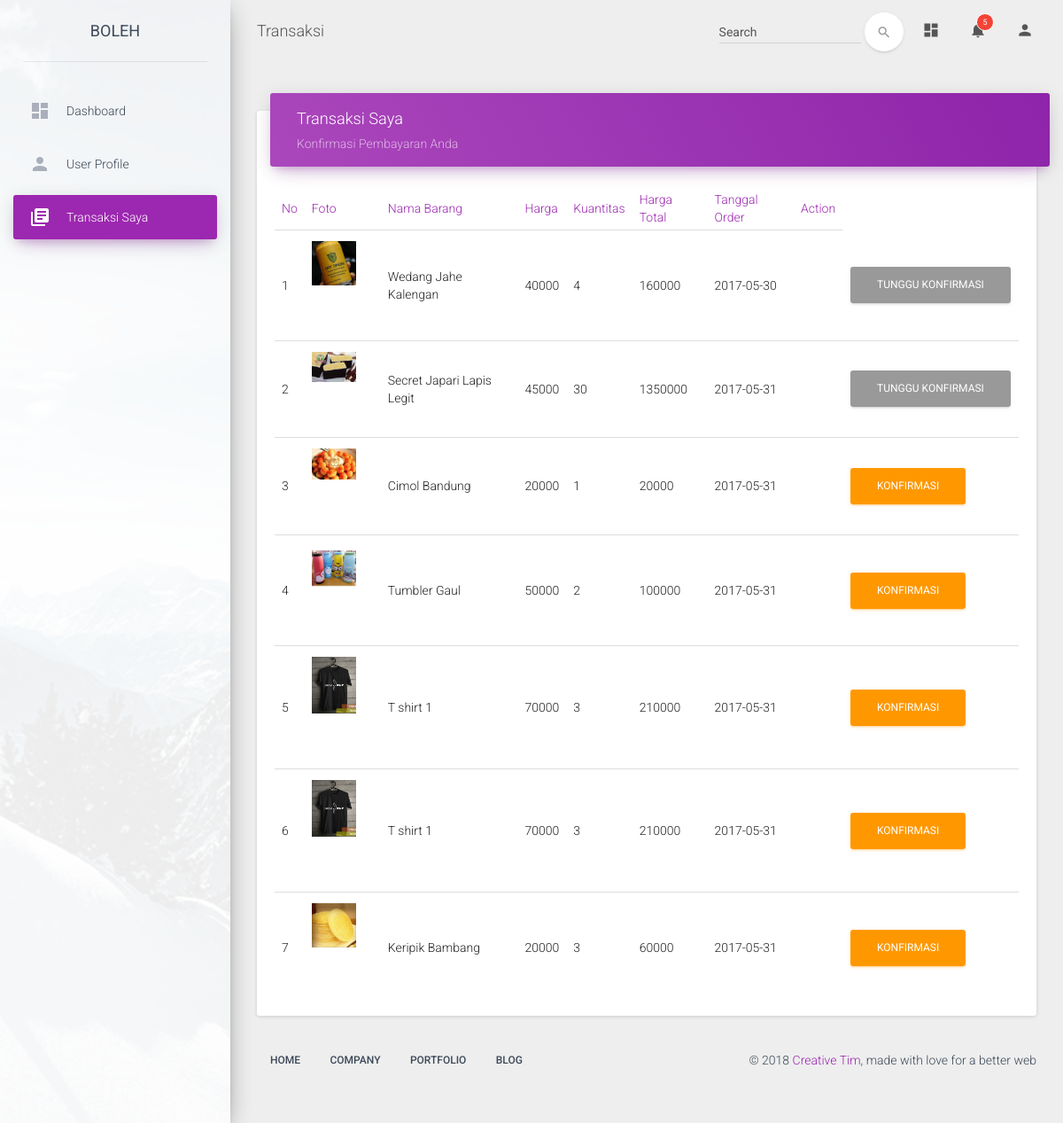
The page /dashboard/src/transaction.php (signed in) on the database its author committed.
### tables this page shows
CREATE TABLE `orders` (
  `id_order` int(11) NOT NULL,
  `order_total` int(11) NOT NULL,
  `price_total` int(11) NOT NULL,
  `order_date` date DEFAULT NULL,
  `id_user` int(11) NOT NULL,
  `id_item` int(11) NOT NULL,
  `paid` int(3) NOT NULL DEFAULT '0',
  `pic` varchar(255) DEFAULT NULL
);

CREATE TABLE `items` (
  `id_item` int(11) NOT NULL,
  `item_name` varchar(100) NOT NULL,
  `price` int(25) NOT NULL,
  `type` int(11) NOT NULL,
  `pic` varchar(100) NOT NULL,
  `description` text NOT NULL
);

### dashboard/src/transaction.php (the view, shortened to what this page needs)
<?php
include "config.php";
$id = $_SESSION['user'];
 ?>
<!doctype html>
<html lang="en">
<head>
    <link href="../assets/css/bootstrap.min.css" rel="stylesheet" />
    <link href="../assets/css/material-dashboard.css" rel="stylesheet"/>
    <link href="../assets/css/demo.css" rel="stylesheet" />
    <link href="http://maxcdn.bootstrapcdn.com/font-awesome/latest/css/font-awesome.min.css" rel="stylesheet">
</head>
<body>
	<div class="wrapper">
	    <div class="sidebar" data-color="purple" data-image="../assets/img/sidebar-1.jpg">
			<div class="logo">
				<a href="..\..\home.php" class="simple-text">
					BOLEH
				</a>
			</div>
	    	<div class="sidebar-wrapper">
				<ul class="nav">
	                <li>
	                    <a href="dashboard.php">
	                        <i class="material-icons">dashboard</i>
	                        <p>Dashboard</p>
	                    </a>
	                </li>
	                <li>
	                    <a href="user.php">
	                        <i class="material-icons">person</i>
	                        <p>User Profile</p>
	                    </a>
	                </li>
                  <li class="active">
	                    <a href="transaction.php">
	                        <i class="material-icons">library_books</i>
	                        <p>Transaksi Saya</p>
	                    </a>
	                </li>
	            </ul>
	    	</div>
		</div>
	    <div class="main-panel">
			<nav class="navbar navbar-transparent navbar-absolute">
				<div class="container-fluid">
					<div class="navbar-header">
						<a class="navbar-brand" href="#">Transaksi</a>
					</div>
					<div class="collapse navbar-collapse">
						<ul class="nav navbar-nav navbar-right">
							<li>
								<a href="#pablo" class="dropdown-toggle" data-toggle="dropdown">
									<i class="material-icons">dashboard</i>
								</a>
							</li>
							<li class="dropdown">
								<a href="#" class="dropdown-toggle" data-toggle="dropdown">
									<i class="material-icons">notifications</i>
									<span class="notification">5</span>
								</a>
							</li>
              <li>
								<a href="#pablo" class="dropdown-toggle" data-toggle="dropdown">
	 							   <i class="material-icons">person</i>
	 						   </a>
							</li>
						</ul>
						<form class="navbar-form navbar-right" role="search">
							<div class="form-group  is-empty">
	                        	<input type="text" class="form-control" placeholder="Search">
							</div>
							<button type="submit" class="btn btn-white btn-round btn-just-icon">
								<i class="material-icons">search</i><div class="ripple-container"></div>
							</button>
	                    </form>
					</div>
				</div>
			</nav>
	        <div class="content">
	            <div class="container-fluid">
	                <div class="row">
                    <div class="col-md-12">
                        <div class="card">
                          <div class="card-header col-md-12" data-background-color="purple">
                              <div class="col-md-4">
                                <h4 class="title">Transaksi Saya</h4>
                                <p class="category">Konfirmasi Pembayaran Anda</p>
                              </div>
                              <div class="col-md-4">
                              </div>
                          </div>
                            <div class="card-content table-responsive">
                                <table class="table">
                                    <thead class="text-primary">
                                      <th>No</th>
                                      <th>Foto</th>
                                      <th>Nama Barang</th>
                                      <th>Harga</th>
                                      <th>Kuantitas</th>
                                      <th>Harga Total</th>
                                      <th>Tanggal Order</th>
                                      <th>Action</th>
                                    </thead>
                                    <tbody>
                                        <?php
                                        $query = mysqli_query($conn, "SELECT * FROM  orders JOIN items WHERE orders.id_item = items.id_item AND orders.id_user = $id");
                                        $count = 1;
                                        while($result = mysqli_fetch_array($query)){
                                          echo
                                          '<tr>
                                            <td>'.$count++.'</td>
                                            <td><img src="images/'.$result['pic'].'" width="40" height="50" alt="" style="width:50px; margin-right:20px; margin-bottom:50px;"></td>
                                            <td>'.$result['item_name'].'</td>
                                            <td>'.$result['price'].'</td>
                                            <td>'.$result['order_total'].'</td>
                                            <td>'.$result['price_total'].'</td>
                                            <td>'.$result['order_date'].'</td>
                                            <td> </td>';
                                            if($result['paid']==0){
                                              ?>
                                            <form action="verification.php" method="post">
                                            <td><button type="submit" class="btn btn-warning">Konfirmasi</button></td></form>
                                          </tr>
                                            <?php
                                          }else if ($result['paid']==1){
                                            echo '<td><a href=""><button type="button" class="btn btn-default">Tunggu Konfirmasi</button></a>
                                            </tr>';
                                          }
                                        }
                                        ?>
                                    </tbody>
                                </table>
                            </div>
                        </div>
                    </div>
	        <footer class="footer">
	            <div class="container-fluid">
	                <nav class="pull-left">
	                    <ul>
	                        <li>
	                            <a href="#">
	                                Home
	                            </a>
	                        </li>
	                        <li>
	                            <a href="#">
	                                Company
	                            </a>
	                        </li>
	                        <li>
	                            <a href="#">
	                                Portfolio
	                            </a>
	                        </li>
	                        <li>
	                            <a href="#">
	                               Blog
	                            </a>
	                        </li>
	                    </ul>
	                </nav>
	                <p class="copyright pull-right">
	                    &copy; <script>document.write(new Date().getFullYear())</script> <a href="http://www.creative-tim.com">Creative Tim</a>, made with love for a better web
	                </p>
	            </div>
	        </footer>
	    </div>
	</div>
</body>
</html>

### rows shown on the page
orders: id_item.pic (picture), id_item.item_name "Wedang Jahe Kalengan", id_item.price "40000", order_total "4", price_total "160000", order_date "2017-05-30", paid "TUNGGU KONFIRMASI"
orders: id_item.pic (picture), id_item.item_name "Secret Japari Lapis Legit", id_item.price "45000", order_total "30", price_total "1350000", order_date "2017-05-31", paid "TUNGGU KONFIRMASI"
orders: id_item.pic (picture), id_item.item_name "Cimol Bandung", id_item.price "20000", order_total "1", price_total "20000", order_date "2017-05-31"
orders: id_item.pic (picture), id_item.item_name "Tumbler Gaul", id_item.price "50000", order_total "2", price_total "100000", order_date "2017-05-31"
orders: id_item.pic (picture), id_item.item_name "T shirt 1", id_item.price "70000", order_total "3", price_total "210000", order_date "2017-05-31"
orders: id_item.pic (picture), id_item.item_name "T shirt 1", id_item.price "70000", order_total "3", price_total "210000", order_date "2017-05-31"
orders: id_item.pic (picture), id_item.item_name "Keripik Bambang", id_item.price "20000", order_total "3", price_total "60000", order_date "2017-05-31"
